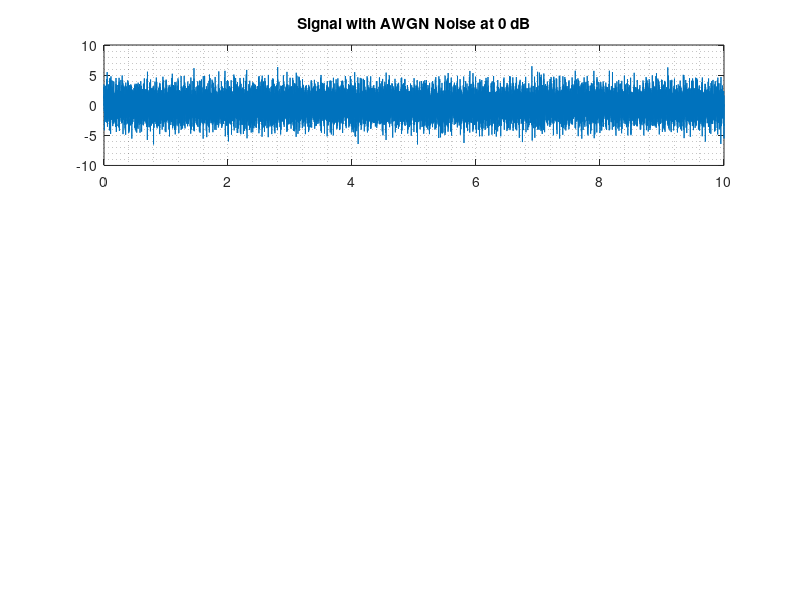

Write MATLAB code to recreate this figure. (Note: this script raises an error after producing the figure.)
%% PRACTICE 10.4. Reduction of Spectral Variability Using Periodogram Averaging

clc, close all , clear all;
duration = 10;
Fmax = 280;
Fs = 10*Fmax;
t = 0:1/Fs:duration; % 10-second duration
xn = 1*sin(2*pi*100*t) + 0.5*sin(2*pi*120*t) + ...
     0.3*sin(2*pi*140*t) + 0.1*sin(2*pi*160*t) + ...
     0.03*sin(2*pi*180*t) + 0.03*sin(2*pi*200*t) + ...
     0.1*sin(2*pi*220*t) + 0.3*sin(2*pi*240*t) + ...
     0.5*sin(2*pi*260*t) + 1*sin(2*pi*280*t);
xn_noisy = awgn(xn,0,'measured');
subplot(3,1,1)
plot(t,xn_noisy);
title('Signal with AWGN Noise at 0 dB'), grid minor
%% Frequency-domain analysis:
N = length(xn);
FACTOR = 32;
nFFT = 2^ceil(log2(N))*FACTOR;
% SIMPLE AND MODIFIED PERIODOGRAMS:
% 1. Window generation:
window_1 = rectwin(length(xn));
window_2 = hann(length(xn));
% 2. Windowing the time-domain signal:
y1_windowed = xn_noisy.*window_1';
y2_windowed = xn_noisy.*window_2';
% 3. Modified periodogram:
Periodogram_Simple = 20*log10(abs(fft(y1_windowed,nFFT)));
Periodogram_Modified = 20*log10(abs(fft(y2_windowed,nFFT)));
% Frequency axis:
f_periodogram = linspace(0,Fs,nFFT);
%% WELCH METHOD: If 20% segments are desired,
% the data segments will have length:
L = fix(length(xn)/5);
% Window of length L:
window = hann(L);
% 50% overlap (must be an integer number of samples):
noverlap = fix(length(window)/2);
nFFT_welch = 2^ceil(log2(length(window)))*FACTOR;
[P_welch,f_welch] = pwelch(xn_noisy,window,noverlap,nFFT_welch,Fs);
Periodogram_Welch = 20*log10(P_welch);
subplot(3,1,2), hold on
plot(f_periodogram,Periodogram_Simple,'k');
plot(f_periodogram,Periodogram_Modified,'b');
axis([0 Fs/2 min(Periodogram_Simple) max(Periodogram_Simple)]);
xlabel('Frequency (Hz)');
legend('Simple Periodogram','Modified Periodogram')
title('Periodograms: Simple and Modified'), grid minor
subplot(3,1,3)
plot(f_welch,Periodogram_Welch,'r');
axis([0 Fs/2 min(Periodogram_Welch) max(Periodogram_Welch)]);
xlabel('Frequency (Hz)');
title('Welch Method'), grid minor
